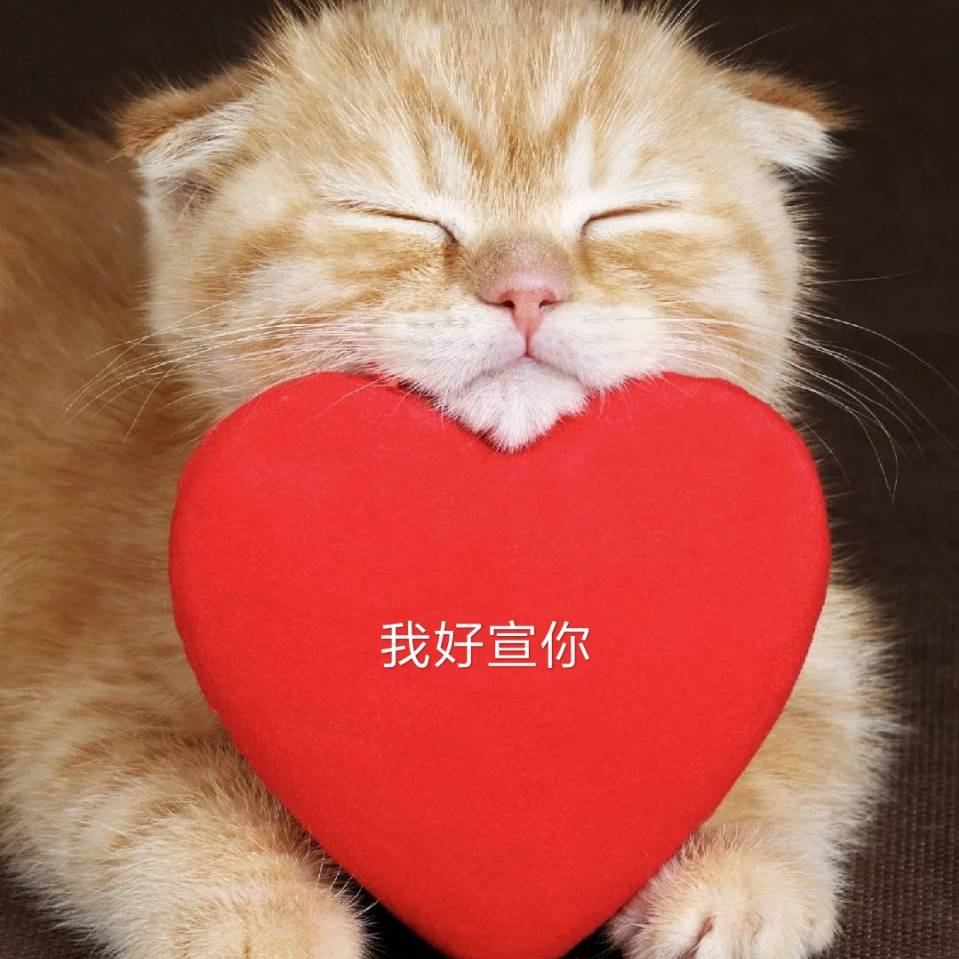
#> input picture itchat/img/0.jpg, 959 x 959 px
$ python -i vediotochar.py   (imports and definitions only)
#> lines starting #> are read from the running program, lines starting #| are printed output that depends on the picture
#> in video2txt_jpg, frame is the input picture: shape (959, 959, 3); mean B, G, R 84.4, 99.9, 174.7
#!/usr/bin/env python
# -*- coding: utf-8 -*-
# @Date    : 2018-08-20 21:07:54
# @Author  : WangGuo (guo_wang_113@163.com)
# @Link    : ${link}
# @Version : $Id$


import argparse
import os
import cv2
import subprocess
from cv2 import VideoWriter,VideoWriter_fourcc,imread,resize
from PIL import Image, ImageFont, ImageDraw
#命令行输入参数处理
parser = argparse.ArgumentParser()
# [4 lines not run here, left out]
#是否保留Cache文件，默认不保存

#获取参数
#args = parser.parse_args()
INPUT = "../File/1.mp4"
OUTPUT = "../File/2.mp4"
SAVE = "../File/"
FPS = 24
#像素对应ascii码

ascii_char = list("$@B%8&WM#*oahkbdpqwmZO0QLCJUYXzcvunxrjft/\|()1{}[]?-_+~<>i!lI;:oa+>!:+. ")
#ascii_char = list("MNHQ$OC67+>!:-. ")
#ascii_char = list("MNHQ$OC67)oa+>!:+. ")

#将像素转换为ascii码
def get_char(r,g,b,alpha = 256):
    if alpha == 0:
        return ''
    length = len(ascii_char)
    gray = int(0.2126 * r + 0.7152 * g + 0.0722 * b)
    unit = (256.0+1)/length
    return ascii_char[int(gray/unit)]

#将txt转换为图片
def txt2image(file_name):
#> called with file_name = '1.jpg'
    im = Image.open(file_name).convert('RGB')
    #gif拆分后的图像，需要转换，否则报错，由于gif分割后保存的是索引颜色
    raw_width = im.width
#> raw_width = 959
    raw_height = im.height
#> raw_height = 959
    width = int(raw_width/6)
#> width = 159
    height = int(raw_height/15)
#> height = 63
    im = im.resize((width,height),Image.NEAREST)
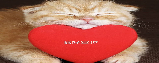
#> im: PIL image 159x63 RGB; mean R, G, B 174.6, 99.8, 84.4

    txt=""
    colors = []
    for i in range(height):
        for j in range(width):
            pixel = im.getpixel((j,i))
            colors.append((pixel[0],pixel[1],pixel[2]))
            if(len(pixel) == 4):
                txt += get_char(pixel[0],pixel[1],pixel[2],pixel[3])
            else:
                txt += get_char(pixel[0],pixel[1],pixel[2])
        txt += '\n'
        colors.append((255,255,255))

    im_txt = Image.new("RGB",(raw_width,raw_height),(255,255,255))
#> im_txt: PIL image 959x959 RGB; every value is 255
    dr = ImageDraw.Draw(im_txt)
    #font = ImageFont.truetype(os.path.join("fonts","汉仪楷体简.ttf"),18)
    font=ImageFont.load_default().font

    x=y=0
    #获取字体的宽高
    font_w,font_h=font.getsize(txt[1])
#> (the run stopped early here; a loop or call above may not have finished)
